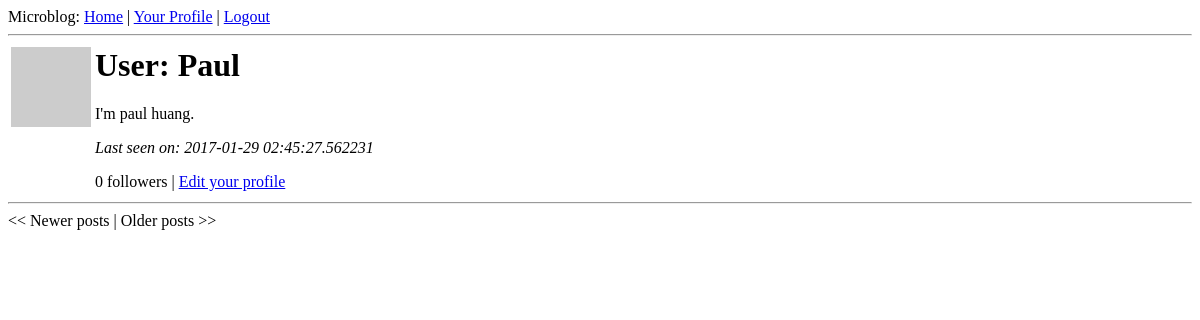
The page /user/Paul/1 (signed in) on the database as committed earlier.
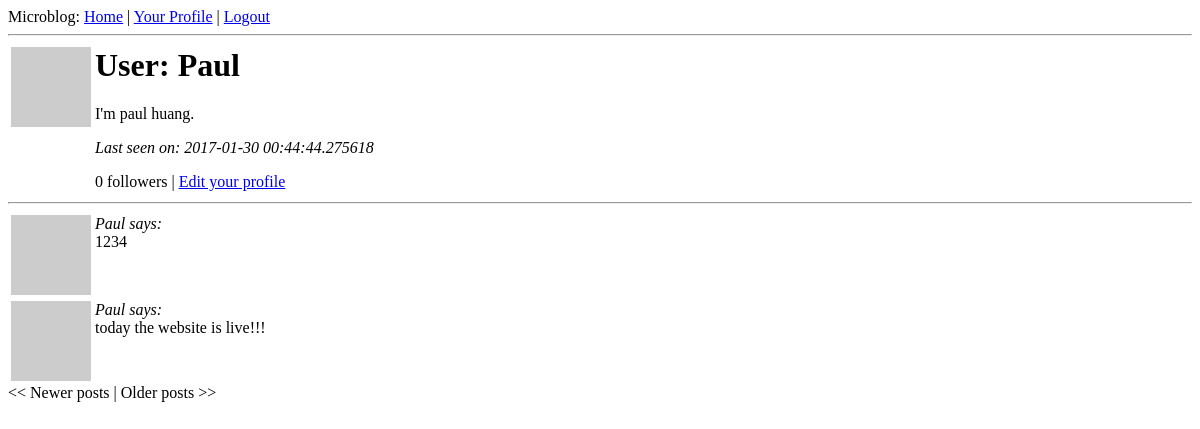
The same page on the database as committed later.
### app/models.py (models this page shows, shortened)
class User(db.Model):
    id = db.Column(db.Integer, primary_key=True)
    nickname = db.Column(db.String(64), index=True, unique=True)
    email = db.Column(db.String(120), index=True, unique=True)
    posts = db.relationship('Post', backref='author', lazy='dynamic')
    about_me = db.Column(db.String(140))
    last_seen = db.Column(db.DateTime)
    followed = db.relationship('User',
                               secondary=followers,
                               primaryjoin=(followers.c.follower_id == id),
                               secondaryjoin=(followers.c.followed_id == id),
                               backref=db.backref('followers', lazy='dynamic'),
                               lazy='dynamic')
    @property
    def is_authenticated(self):
        return True
    def avatar(self,size):
        return 'http://www.gravatar.com/avatar/%s?d=mm&s=%d' % (md5(self.email.encode('utf-8')).hexdigest(), size)

class Post(db.Model):
    id = db.Column(db.Integer, primary_key = True)
    body = db.Column(db.String(140))
    timestamp = db.Column(db.DateTime)
    user_id = db.Column(db.Integer, db.ForeignKey('user.id'))

### app/views.py (the view)
@app.route('/user/<nickname>')
@app.route('/user/<nickname>/<int:page>')
@login_required
def user(nickname, page=1):
    user = User.query.filter_by(nickname=nickname).first()
    if user is None:
        flash('User %s not found.' % nickname)
        return redirect(url_for('index'))
    posts = user.posts.paginate(page, POSTS_PER_PAGE, False)
    return render_template('user.html',
                           user=user,
                           posts=posts)

### app/views.py (called while the page is built)
@lm.user_loader
def load_user(id):
    return User.query.get(int(id))

@app.before_request
def before_request():
    g.user = current_user
    if g.user.is_authenticated:
        g.user.last_seen = datetime.utcnow()
        db.session.add(g.user)
        db.session.commit()

### app/templates/user.html
{% extends "base.html" %}
{% block content %}
  <table>
      <tr valign="top">
          <td><img src="{{ user.avatar(128) }}"></td>
          <td>
              <h1>User: {{ user.nickname }}</h1>
              {% if user.about_me %}<p>{{ user.about_me }}</p>{% endif %}
              {% if user.last_seen %}<p><i>Last seen on: {{ user.last_seen }}</i></p>{% endif %}
              <p>{{ user.followers.count() }} followers |
              {% if user.id == g.user.id %}
                  <a href="{{ url_for('edit') }}">Edit your profile</a>
              {% elif not g.user.is_following(user) %}
                  <a href="{{ url_for('follow', nickname=user.nickname) }}">Follow</a>
              {% else %}
                  <a href="{{ url_for('unfollow', nickname=user.nickname) }}">Unfollow</a>
              {% endif %}
              </p>
          </td>
      </tr>
  </table>
  <hr>
{% for post in posts.items %}
    {% include 'post.html' %}
{% endfor %}
{% if posts.has_prev %}<a href="{{ url_for('user', nickname = user.nickname, page = posts.prev_num) }}"><< Newer posts</a>{% else %}<< Newer posts{% endif %} |
{% if posts.has_next %}<a href="{{ url_for('user', nickname = user.nickname, page = posts.next_num) }}">Older posts >></a>{% else %}Older posts >>{% endif %}
{% endblock %}

### app/templates/base.html (shortened to what this page needs)
<html>
  <head>
  </head>
  <body>
    <div>Microblog:
        <a href="{{ url_for('index') }}">Home</a>
        {% if g.user.is_authenticated %}
        | <a href="{{ url_for('user', nickname = g.user.nickname) }}">Your Profile</a>
        | <a href="{{ url_for('logout') }}">Logout</a>
        {% endif %}
    </div>
    <hr>
    {% block content %}{% endblock %}
  </body>
</html>

### app/templates/post.html
<table>
    <tr valign="top">
        <td><img src="{{post.author.avatar(50)}}"></td><td><i>{{post.author.nickname}} says:</i><br>{{post.body}}</td>
    </tr>
</table>

Rows that differ between the two databases and show on the page:
changed User "Paul": last_seen "2017-01-29 02:45:27.562231" → "2017-01-30 00:44:44.275618"
added Post: author.nickname "Paul", body "1234"
added Post: author.nickname "Paul", body "today the website is live!!!"
